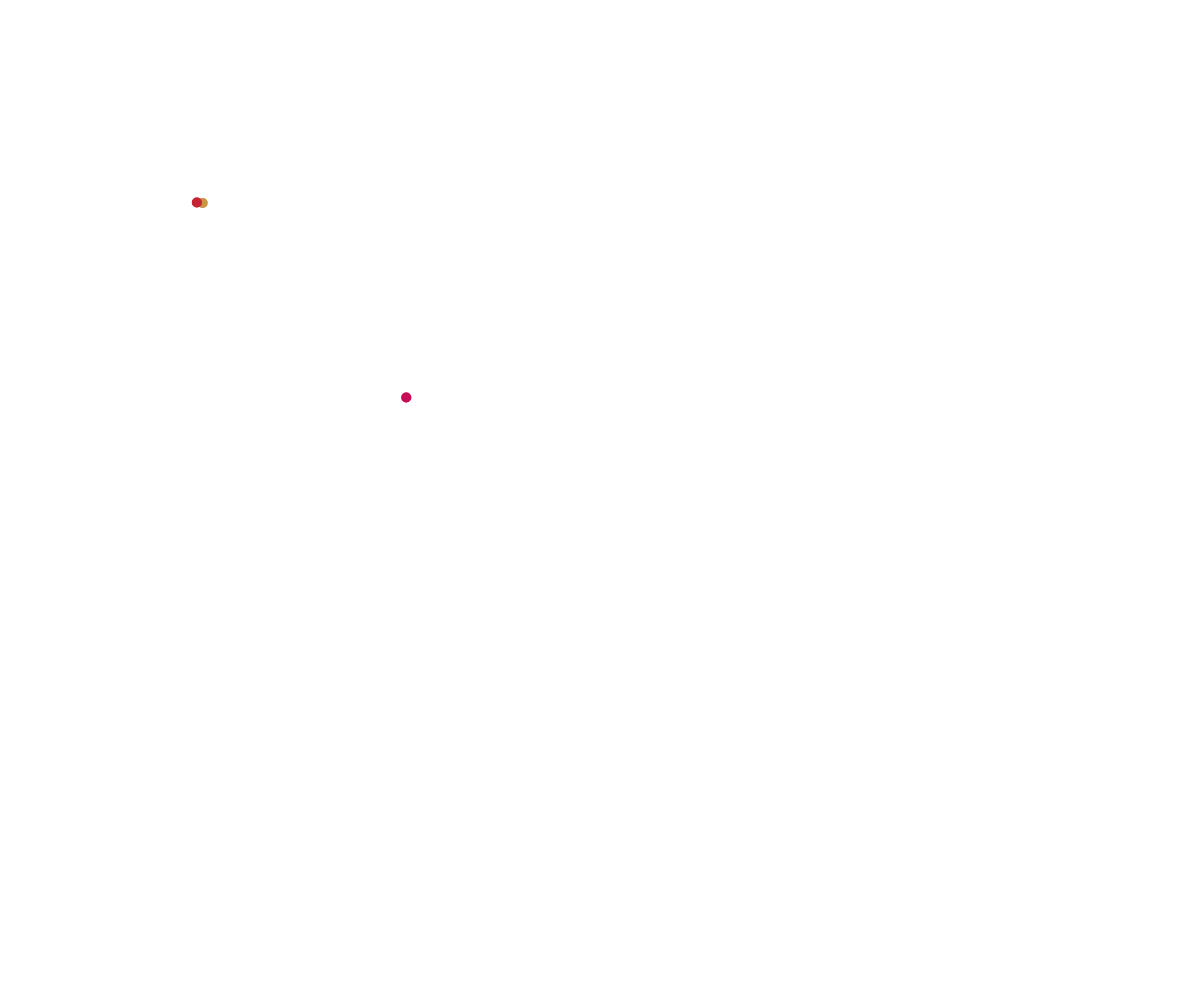
Frame 1 (no input)
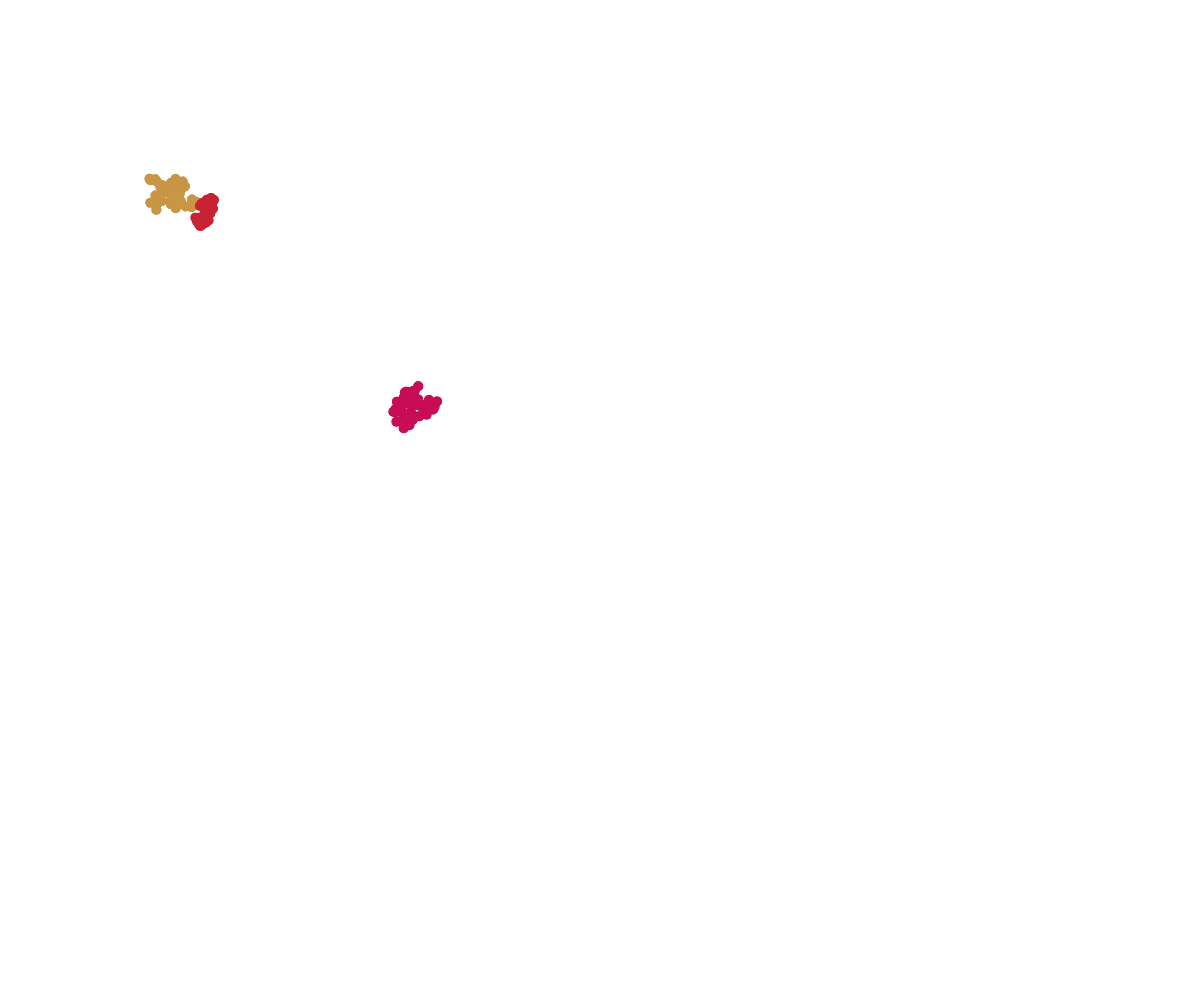
Frame 60 (no input)
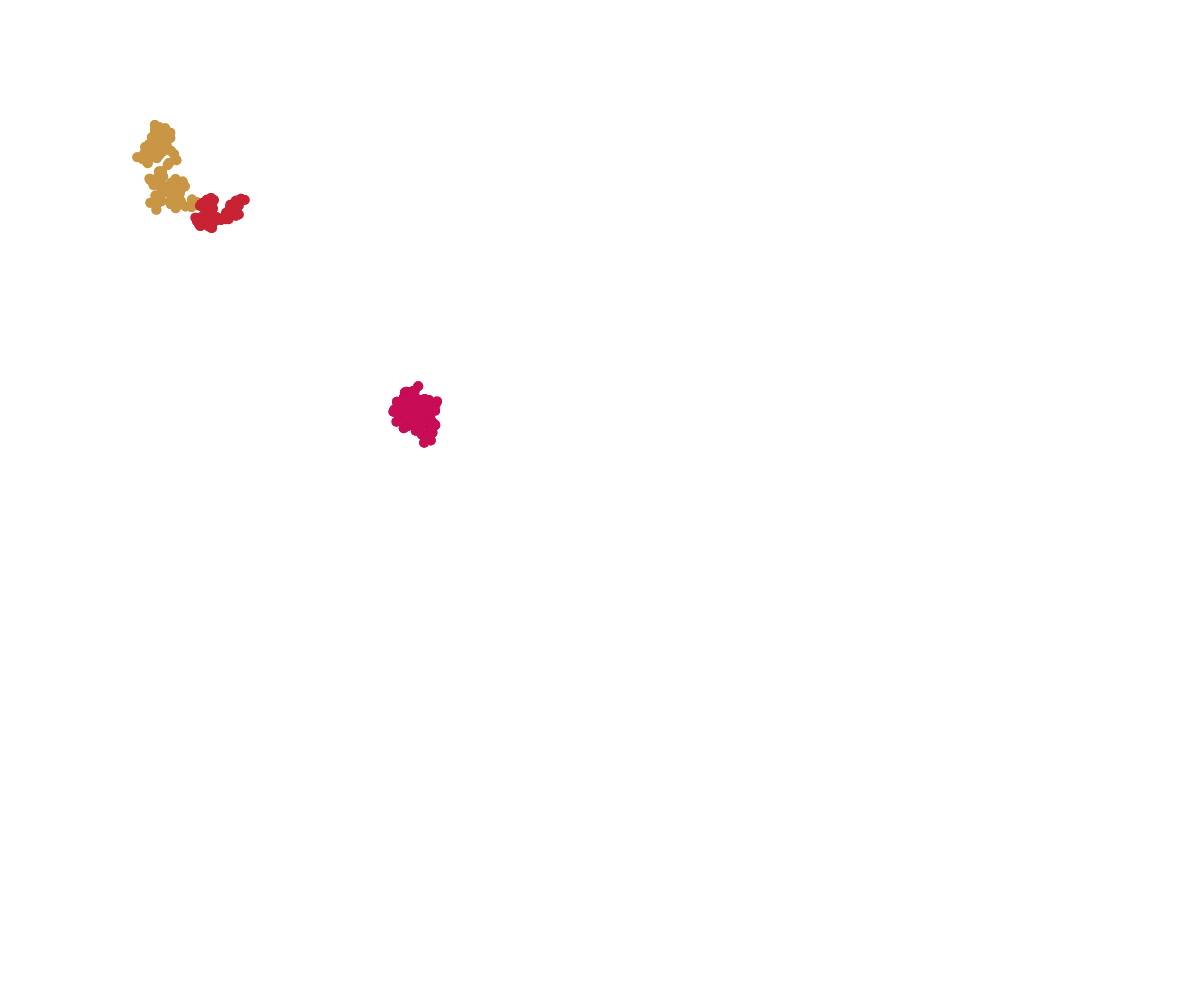
Frame 120 (the mouse pressed at the canvas centre since frame 60)

The p5.js sketch that drew these frames (run headless with seeded random() and noise() and a simulated clock; from frame 60 on, the mouse is pressed at the canvas centre):

// p5.js sketch
// ── sketch.js
let w1;
let w2;
let w3;

function setup() {
  createCanvas(windowWidth, windowHeight);
  // posX = windowHeight / 2;
  // posY = windowWidth / 2;
  w1 = new Walker(200, 200);
  w2 = new Walker(200, 200);
  w3 = new Walker(400, 400);
}

function draw() {
  w1.update();
  w1.display();
  w2.update();
  w2.display();
  w3.update();
  w3.display();

  // update();
  // fill(0);
  // stroke(255, 50);
  // strokeWeight(3);
  // circle(posX, posY, 20);
}

// function update() {
//   posX += random(-1, 2);
//   posY += random(-vel, vel);
// }

// _posX, y Y son una variable externa para uso solo de la class
class Walker {
  constructor(_x, _y) {
    this.posX = _x;
    this.posY = _y;
    this.vel = random(1, 10);
    this.tono = random(0, 200);
    this.color = color(200, random(0, 200), random(0, 200));

    // THIS HACE QUE LAS VARIABLES SEAN ASECIBLES SOLO DENTRO DE LA CLASE
    // varianle para hcer formas
    this.forma = random() > 0.5 ? "true" : "false";
  }
  // el print, me ayuda a monitorear en el navegador si se esta ejecutando
  update() {
    this.posX += random(-this.vel, this.vel);
    this.posY += random(-this.vel, this.vel);
  }

  display() {
    fill(this.color);
    noStroke();
    circle(this.posX, this.posY, 10);
    if (this.forma) {
      circle(this.posX, this.posY, 10);
    } else {
      rec(this.posX, this.posY, 10, 10);
    }
  }
}
